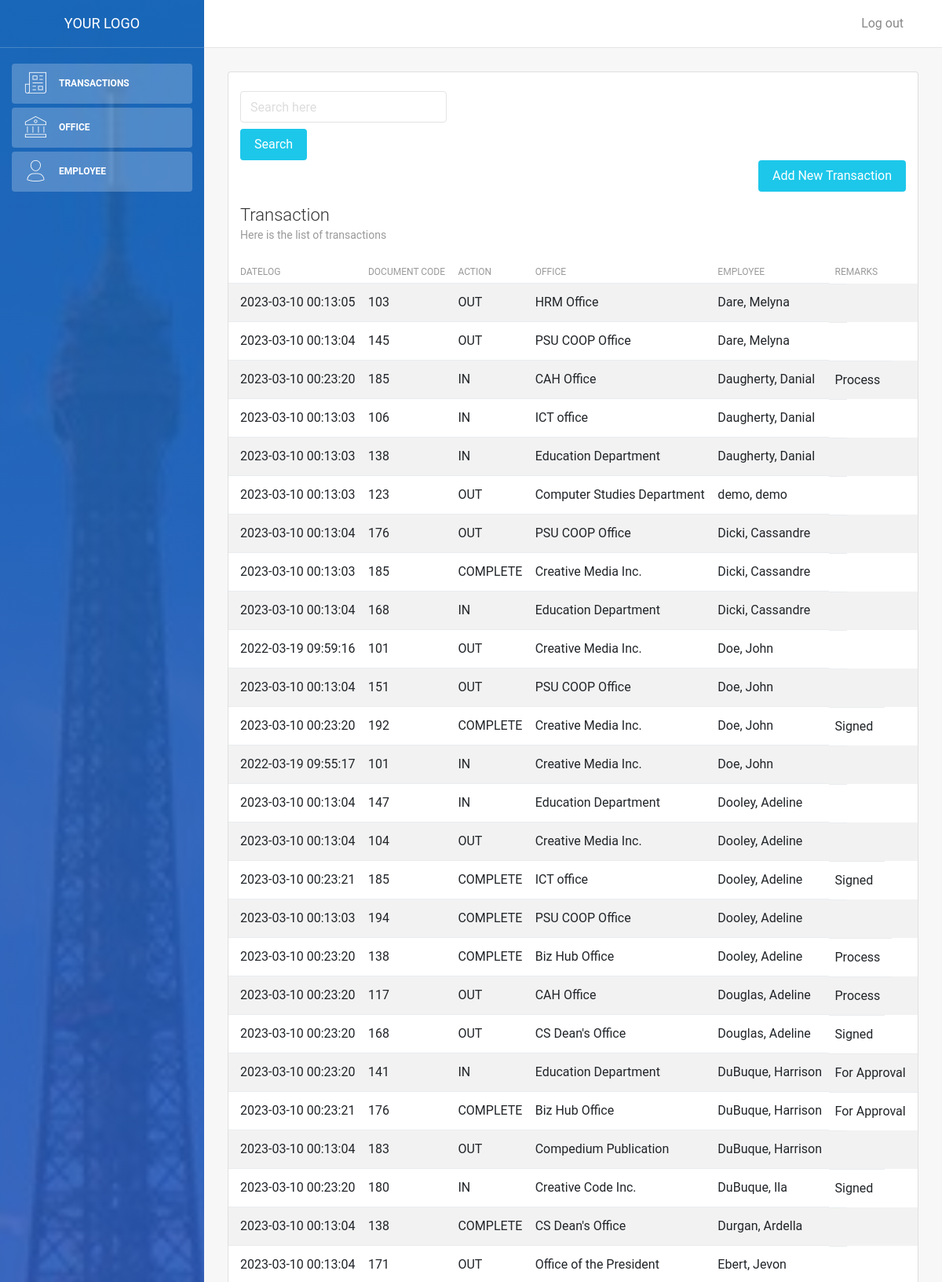
/transaction.php?page=2 (upper part), run on the app's committed database.
### tables this page shows
CREATE TABLE `transaction` (
  `id` int(11) NOT NULL,
  `employee_id` int(11) DEFAULT NULL,
  `office_id` int(11) DEFAULT NULL,
  `datelog` datetime DEFAULT current_timestamp(),
  `action` enum('IN','OUT','COMPLETE') DEFAULT NULL,
  `remarks` varchar(100) DEFAULT NULL,
  `documentcode` varchar(45) NOT NULL
);

CREATE TABLE `office` (
  `id` int(11) NOT NULL,
  `name` varchar(45) NOT NULL,
  `contactnum` varchar(45) DEFAULT NULL,
  `email` varchar(45) DEFAULT NULL,
  `address` varchar(45) DEFAULT NULL,
  `city` varchar(45) DEFAULT NULL,
  `country` varchar(45) DEFAULT NULL,
  `postal` int(11) DEFAULT NULL
);

### transaction.php (the view, shortened to what this page needs)
<!DOCTYPE html>
<html lang="en">
<head>
    <link rel="stylesheet" href="https://maxcdn.bootstrapcdn.com/font-awesome/latest/css/font-awesome.min.css" />
    <link href="assets/css/bootstrap.min.css" rel="stylesheet" />
    <link href="assets/css/light-bootstrap-dashboard.css?v=2.0.0 " rel="stylesheet" />
    <link href="assets/css/demo.css" rel="stylesheet" />
</head>
<body>
    <?php
        require('config/db.php');
        $search = $_GET['search'];
    $result_per_page = 70;
    if(!isset($_GET['page'])){
        $page = 1;
    }else{
        $page = $_GET['page'];
    }
         $first_page_number = ($page - 1) * $result_per_page;
        if (strlen($search) > 0 ){
            $query = "SELECT transaction.datelog,
                             transaction.documentcode,
                             transaction.action, office.name as office_name,
                             transaction.remarks,
                             CONCAT(employee.lastname, ', ', employee.firstname) as employee_fullname
           FROM employee,
                office,
                transaction
           WHERE transaction.employee_id = employee.id and
                 transaction.office_id = office.id and
                 transaction.documentcode = $search ORDER BY transaction.documentcode, transaction.datelog
                 LIMIT $first_page_number,$result_per_page";
        }else{
            $query = "SELECT transaction.datelog,
                             transaction.documentcode,
                             transaction.action, office.name as office_name,
                             transaction.remarks,
                             CONCAT(employee.lastname, ', ', employee.firstname) as employee_fullname
           FROM employee,
                office,
                transaction
           WHERE transaction.employee_id = employee.id and
                 transaction.office_id = office.id
                 ORDER BY employee_fullname
           LIMIT $first_page_number,$result_per_page";
        }
        $result = mysqli_query($conn, $query);
        $transactions = mysqli_fetch_all($result, MYSQLI_ASSOC);
    ?>
    <div class="wrapper">
        <div class="sidebar" data-color="blue" data-image="assets/img/sidebar-6.jpg">
            <div class="sidebar-wrapper">
               <?php include('includes/sidebar.php');?>
            </div>
        </div>
        <div class="main-panel">
            <?php include('includes/navbar.php');?>
            <div class="content">
                <div class="container-fluid">
                    <div class="row">
                    <div class="col-md-12">
                            <div class="card strpied-tabled-with-hover">
                            <div class="col-md-4">
                                <form action="transaction.php" method="GET">
                                    <input type="text" name="search" class="form-control" placeholder="Search here"style="margin-bottom: 8px"/>
                                    <input type="submit" value="Search" class ="btn btn-info btn-fill" />
                                </form>
                            </div>
                            <div class="col-md-12">
                                <a href="transaction-add.php">
                                    <button type="submit"class="btn btn-info btn-fill pull-right">Add New Transaction</button>
                                </a>
                            </div>
                                <div class="card-header ">
                                    <h4 class="card-title">Transaction</h4>
                                    <p class="card-category">Here is the list of transactions</p>
                                </div>
                                <div class="card-body table-full-width table-responsive">
                                    <table class="table table-hover table-striped">
                                        <thead>
                                            <th>Datelog</th>
                                            <th>Document Code</th>
                                            <th>Action</th>
                                            <th>Office</th>
                                            <th>Employee</th>
                                            <th>Remarks</th>
                                        </thead>
                                        <tbody>
                                            <?php foreach($transactions as $transaction): ?>
                                            <tr>
                                                <td><?php echo $transaction['datelog'];?></td>
                                                <td><?php echo $transaction['documentcode'];?></td>
                                                <td><?php echo $transaction['action'];?></td>
                                                <td><?php echo $transaction['office_name'];?></td>
                                                <td><?php echo $transaction['employee_fullname'];?></td>
                                                <td><?php echo $transaction['remarks'];?></td>
                                            </tr>
                                            <?php endforeach ?>
                                        </tbody>
                                    </table>
                                </div>
                            </div>
                        </div>
                    </div>
                </div>
            </div>
        </div>
    </div>
</body>
</html>

### data on the page
transaction: datelog "2023-03-10 00:13:05", documentcode "103", action "OUT", office.name "HRM Office", employee_fullname "Dare, Melyna"
transaction: datelog "2023-03-10 00:13:04", documentcode "145", action "OUT", office.name "PSU COOP Office", employee_fullname "Dare, Melyna"
transaction: datelog "2023-03-10 00:23:20", documentcode "185", action "IN", office.name "CAH Office", employee_fullname "Daugherty, Danial", remarks "Process"
transaction: datelog "2023-03-10 00:13:03", documentcode "106", action "IN", office.name "ICT office", employee_fullname "Daugherty, Danial"
transaction: datelog "2023-03-10 00:13:03", documentcode "138", action "IN", office.name "Education Department", employee_fullname "Daugherty, Danial"
transaction: datelog "2023-03-10 00:13:03", documentcode "123", action "OUT", office.name "Computer Studies Department", employee_fullname "demo, demo"
transaction: datelog "2023-03-10 00:13:04", documentcode "176", action "OUT", office.name "PSU COOP Office", employee_fullname "Dicki, Cassandre"
transaction: datelog "2023-03-10 00:13:03", documentcode "185", action "COMPLETE", office.name "Creative Media Inc.", employee_fullname "Dicki, Cassandre"
transaction: datelog "2023-03-10 00:13:04", documentcode "168", action "IN", office.name "Education Department", employee_fullname "Dicki, Cassandre"
transaction: datelog "2022-03-19 09:59:16", documentcode "101", action "OUT", office.name "Creative Media Inc.", employee_fullname "Doe, John"
transaction: datelog "2023-03-10 00:13:04", documentcode "151", action "OUT", office.name "PSU COOP Office", employee_fullname "Doe, John"
transaction: datelog "2023-03-10 00:23:20", documentcode "192", action "COMPLETE", office.name "Creative Media Inc.", employee_fullname "Doe, John", remarks "Signed"
transaction: datelog "2022-03-19 09:55:17", documentcode "101", action "IN", office.name "Creative Media Inc.", employee_fullname "Doe, John"
transaction: datelog "2023-03-10 00:13:04", documentcode "147", action "IN", office.name "Education Department", employee_fullname "Dooley, Adeline"
transaction: datelog "2023-03-10 00:13:04", documentcode "104", action "OUT", office.name "Creative Media Inc.", employee_fullname "Dooley, Adeline"
transaction: datelog "2023-03-10 00:23:21", documentcode "185", action "COMPLETE", office.name "ICT office", employee_fullname "Dooley, Adeline", remarks "Signed"
transaction: datelog "2023-03-10 00:13:03", documentcode "194", action "COMPLETE", office.name "PSU COOP Office", employee_fullname "Dooley, Adeline"
transaction: datelog "2023-03-10 00:23:20", documentcode "138", action "COMPLETE", office.name "Biz Hub Office", employee_fullname "Dooley, Adeline", remarks "Process"
transaction: datelog "2023-03-10 00:23:20", documentcode "117", action "OUT", office.name "CAH Office", employee_fullname "Douglas, Adeline", remarks "Process"
transaction: datelog "2023-03-10 00:23:20", documentcode "168", action "OUT", office.name "CS Dean's Office", employee_fullname "Douglas, Adeline", remarks "Signed"
transaction: datelog "2023-03-10 00:23:20", documentcode "141", action "IN", office.name "Education Department", employee_fullname "DuBuque, Harrison", remarks "For Approval"
transaction: datelog "2023-03-10 00:23:21", documentcode "176", action "COMPLETE", office.name "Biz Hub Office", employee_fullname "DuBuque, Harrison", remarks "For Approval"
transaction: datelog "2023-03-10 00:13:04", documentcode "183", action "OUT", office.name "Compedium Publication", employee_fullname "DuBuque, Harrison"
transaction: datelog "2023-03-10 00:23:20", documentcode "180", action "IN", office.name "Creative Code Inc.", employee_fullname "DuBuque, Ila", remarks "Signed"
transaction: datelog "2023-03-10 00:13:04", documentcode "138", action "COMPLETE", office.name "CS Dean's Office", employee_fullname "Durgan, Ardella"
transaction: datelog "2023-03-10 00:13:04", documentcode "171", action "OUT", office.name "Office of the President", employee_fullname "Ebert, Jevon"
